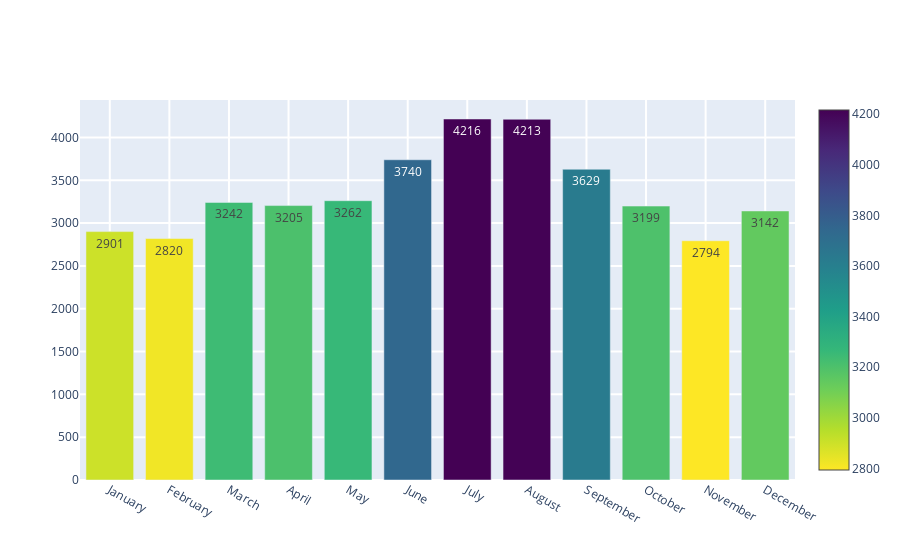

The notebook cell saved with this chart:
### Markdown cell above
## Barplot

### Code cell
df = dataloader.load_flights(group="month")
plty.barplot(df, xcol="month", ycol="passengers")

### Figure 1 — Plotly figure (JSON) as saved in the notebook; plotly's stock layout.template omitted (floating-point values rounded to 4 significant figures)
{"data": [{"marker": {"cauto": true, "cmax": 4216, "cmin": 2794, "color": [2901, 2820, 3242, 3205, 3262, 3740, 4216, 4213, 3629, 3199, 2794, 3142], "colorscale": [[0, "#440154"], [0.1111, "#482878"], [0.2222, "#3e4989"], [0.3333, "#31688e"], [0.4444, "#26828e"], [0.5556, "#1f9e89"], [0.6667, "#35b779"], [0.7778, "#6ece58"], [0.8889, "#b5de2b"], [1, "#fde725"]], "reversescale": true, "showscale": true}, "text": [2901, 2820, 3242, 3205, 3262, 3740, 4216, 4213, 3629, 3199, 2794, 3142], "textposition": "auto", "type": "bar", "x": ["January", "February", "March", "April", "May", "June", "July", "August", "September", "October", "November", "December"], "y": [2901, 2820, 3242, 3205, 3262, 3740, 4216, 4213, 3629, 3199, 2794, 3142]}], "layout": {"autosize": true, "xaxis": {"autorange": true, "gridwidth": 2, "range": [-0.5, 11.5], "ticklen": 5, "type": "category", "zeroline": false}, "yaxis": {"autorange": true, "gridwidth": 2, "range": [0, 4438.0], "ticklen": 5, "type": "linear"}}}
